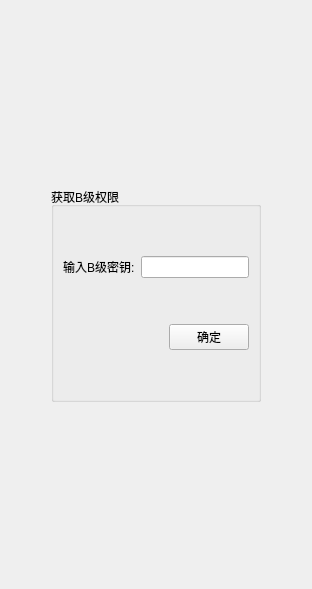
                 <widget class="QWidget" name="page_22">
                  <layout class="QVBoxLayout" name="verticalLayout_36">
                   <item>
                    <spacer name="verticalSpacer_25">
                     <property name="orientation">
                      <enum>Qt::Vertical</enum>
                     </property>
                     <property name="sizeHint" stdset="0">
                      <size>
                       <width>20</width>
                       <height>176</height>
                      </size>
                     </property>
                    </spacer>
                   </item>
                   <item>
                    <layout class="QHBoxLayout" name="horizontalLayout_34">
                     <item>
                      <spacer name="horizontalSpacer_7">
                       <property name="orientation">
                        <enum>Qt::Horizontal</enum>
                       </property>
                       <property name="sizeHint" stdset="0">
                        <size>
                         <width>40</width>
                         <height>20</height>
                        </size>
                       </property>
                      </spacer>
                     </item>
                     <item>
                      <widget class="QGroupBox" name="groupBox_5">
                       <property name="title">
                        <string>获取B级权限</string>
                       </property>
                       <layout class="QVBoxLayout" name="verticalLayout_35">
                        <item>
                         <spacer name="verticalSpacer_68">
                          <property name="orientation">
                           <enum>Qt::Vertical</enum>
                          </property>
                          <property name="sizeHint" stdset="0">
                           <size>
                            <width>20</width>
                            <height>40</height>
                           </size>
                          </property>
                         </spacer>
                        </item>
                        <item>
                         <layout class="QHBoxLayout" name="horizontalLayout_33">
                          <item>
                           <widget class="QLabel" name="label_15">
                            <property name="text">
                             <string>输入B级密钥:</string>
                            </property>
                           </widget>
                          </item>
                          <item>
                           <widget class="QLineEdit" name="lineEdit_23">
                            <property name="echoMode">
                             <enum>QLineEdit::Password</enum>
                            </property>
                           </widget>
                          </item>
                         </layout>
                        </item>
                        <item>
                         <spacer name="verticalSpacer_69">
                          <property name="orientation">
                           <enum>Qt::Vertical</enum>
                          </property>
                          <property name="sizeHint" stdset="0">
                           <size>
                            <width>20</width>
                            <height>40</height>
                           </size>
                          </property>
                         </spacer>
                        </item>
                        <item>
                         <layout class="QHBoxLayout" name="horizontalLayout_70">
                          <item>
                           <spacer name="horizontalSpacer_26">
                            <property name="orientation">
                             <enum>Qt::Horizontal</enum>
                            </property>
                            <property name="sizeHint" stdset="0">
                             <size>
                              <width>40</width>
                              <height>20</height>
                             </size>
                            </property>
                           </spacer>
                          </item>
                          <item>
                           <widget class="QPushButton" name="pushButton_59">
                            <property name="minimumSize">
                             <size>
                              <width>75</width>
                              <height>0</height>
                             </size>
                            </property>
                            <property name="text">
                             <string>确定</string>
                            </property>
                            <property name="icon">
                             <iconset>
                              <normaloff>:/image/confirm.ico</normaloff>:/image/confirm.ico</iconset>
                            </property>
                           </widget>
                          </item>
                         </layout>
                        </item>
                        <item>
                         <spacer name="verticalSpacer_70">
                          <property name="orientation">
                           <enum>Qt::Vertical</enum>
                          </property>
                          <property name="sizeHint" stdset="0">
                           <size>
                            <width>20</width>
                            <height>40</height>
                           </size>
                          </property>
                         </spacer>
                        </item>
                       </layout>
                      </widget>
                     </item>
                     <item>
                      <spacer name="horizontalSpacer_8">
                       <property name="orientation">
                        <enum>Qt::Horizontal</enum>
                       </property>
                       <property name="sizeHint" stdset="0">
                        <size>
                         <width>40</width>
                         <height>20</height>
                        </size>
                       </property>
                      </spacer>
                     </item>
                    </layout>
                   </item>
                   <item>
                    <spacer name="verticalSpacer_26">
                     <property name="orientation">
                      <enum>Qt::Vertical</enum>
                     </property>
                     <property name="sizeHint" stdset="0">
                      <size>
                       <width>20</width>
                       <height>176</height>
                      </size>
                     </property>
                    </spacer>
                   </item>
                  </layout>
                 </widget>
